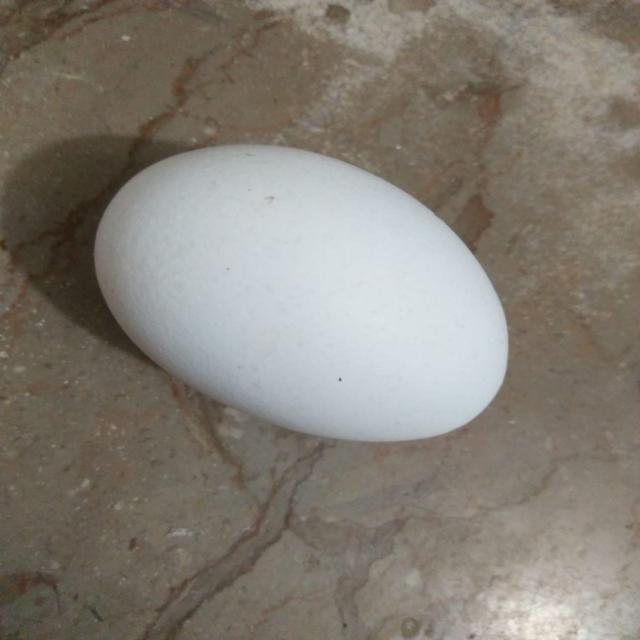
#> input picture data/egg.v1i.folder/test/egg/not_damaged_101_jpg.rf.479d12a2b41a5ec6d718dcdabd14b0c9.jpg, 640 x 640 px
$ python -i track_video.py   (imports and definitions only)
#> lines starting #> are read from the running program, lines starting #| are printed output that depends on the picture; after the words box and inside, x2 and y2 are one past the last pixel; in counts of white or black regions, pixels touching at a corner belong together
#> further down, picture is the input picture: shape (640, 640, 3); mean B, G, R 117.3, 126.4, 132.2
import argparse
from pathlib import Path
import cv2, numpy as np

try:
    from scipy.optimize import linear_sum_assignment
except Exception:
    linear_sum_assignment = None

def detect(frame):
    """Simple color/threshold segmentation starter; tune for the supplied video."""
    hsv=cv2.cvtColor(frame,cv2.COLOR_BGR2HSV)
#> hsv: shape (640, 640, 3); mean H, S, V 35, 43.4, 134.6
    # Broad low-saturation light-object cue; works only as an initial heuristic.
    mask=cv2.inRange(hsv,np.array([0,0,100]),np.array([180,120,255]))
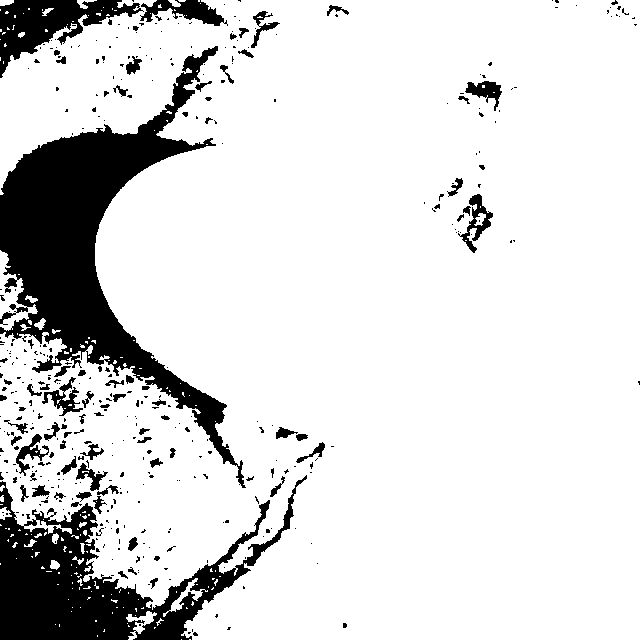
#> mask: shape (640, 640); 85.5% white; 409 black regions (330 under 20 px), largest, box (x1, y1, x2, y2) and area: (0, 46, 246, 488) 28193, (0, 475, 307, 640) 17480, (0, 0, 144, 78) 4415
    k=cv2.getStructuringElement(cv2.MORPH_ELLIPSE,(5,5))
    mask=cv2.morphologyEx(mask,cv2.MORPH_OPEN,k)
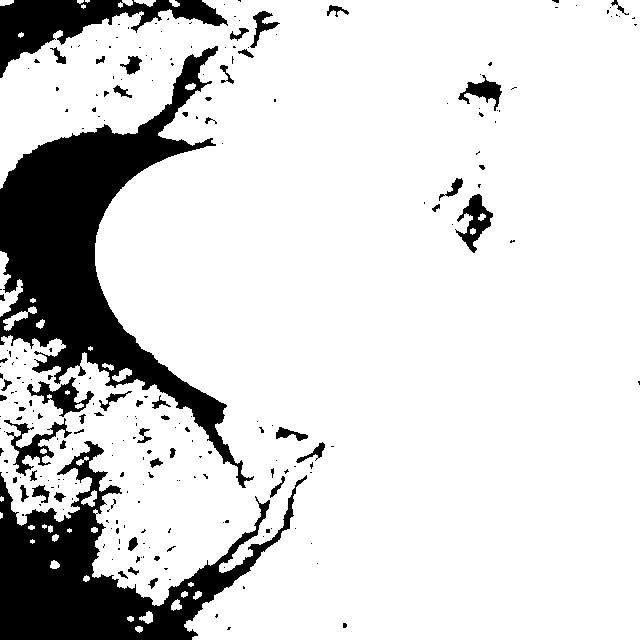
#> mask: shape (640, 640); 84.2% white; 239 black regions (187 under 20 px), largest, box (x1, y1, x2, y2) and area: (0, 46, 254, 488) 30140, (0, 441, 307, 640) 20586, (0, 0, 228, 78) 6205
    mask=cv2.morphologyEx(mask,cv2.MORPH_CLOSE,k,iterations=2)
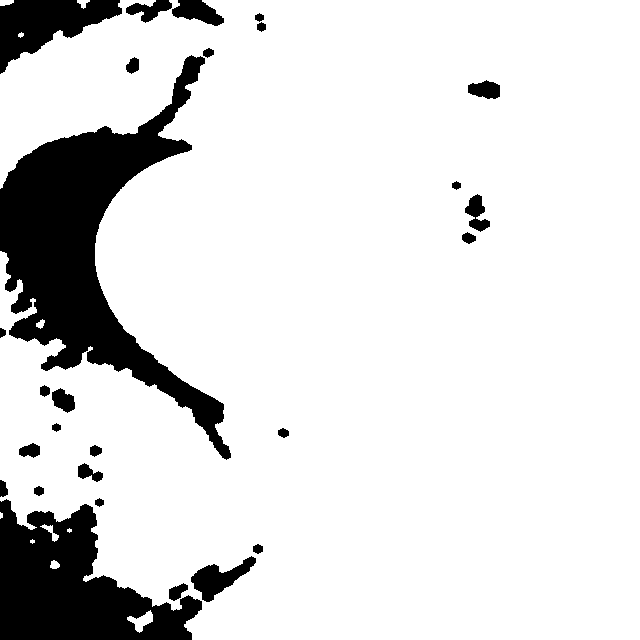
#> mask: shape (640, 640); 86.6% white; 27 black regions, largest, box (x1, y1, x2, y2) and area: (0, 55, 231, 460) 28564, (0, 499, 202, 640) 16093, (0, 0, 122, 74) 4554
    n,labels,stats,centroids=cv2.connectedComponentsWithStats(mask)
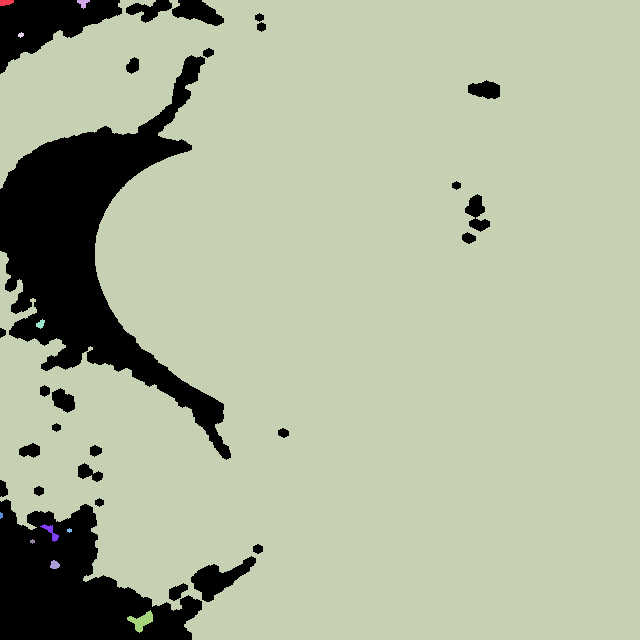
#> labels: shape (640, 640) int32; 12 distinct labels, from 0 to 11; one colour per label, 0 black
#> n = 12; stats = [[0, 0, 500, 640, 55014], [0, 0, 14, 6, 69], [77, 0, 13, 9, 65], [0, 0, 640, 640, 353878], [18, 32, 6, 6, 24], [36, 319, 9, 10, 55], [0, 512, 3, 7, 17], [40, 524, 19, 18, 108], [67, 528, 5, 5, 17], [30, 539, 5, 5, 17], [50, 560, 10, 9, 66], [127, 610, 26, 23, 270]]; centroids = [[92.97, 334], [5.71, 2.07], [82.72, 2.68], [355.2, 317], [20.5, 34.5], [40.18, 323.6], [0.882, 515], [50.66, 531.6], [69, 530], [32, 541], [54.29, 564.4], [141.2, 620.6]]
    detections=[]
    for i in range(1,n):
        area=stats[i,cv2.CC_STAT_AREA]
        if area < 250: continue
        detections.append({"mask":labels==i,"centroid":centroids[i],"area":area})
#> this loop made 11 passes
#> area on passes 1, 2, 3, 4, 5, 7, 10, 11: 69, 65, 353878, 24, 55, 108, 66, 270
#> after the loop, detections = 2 items
    return detections

# [58 lines left out: function main, not called in this run]

# [1 line not run here, left out]

>>> import cv2
>>> picture = cv2.imread('../data/egg.v1i.folder/test/egg/not_damaged_101_jpg.rf.479d12a2b41a5ec6d718dcdabd14b0c9.jpg')
>>> result = detect(picture)
#> result = 2 items

$ run again, on data/egg.v1i.folder/test/egg/not_damaged_14_jpg.rf.dc96559078b03433d2b65e5055904af1.jpg
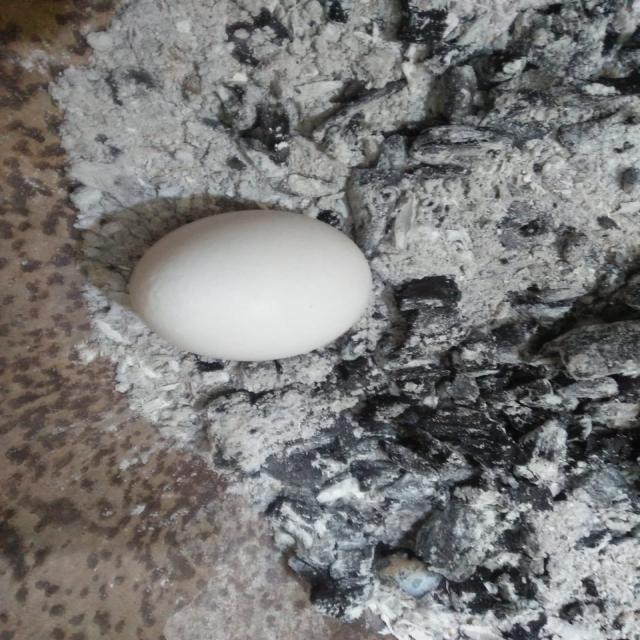
#> input picture data/egg.v1i.folder/test/egg/not_damaged_14_jpg.rf.dc96559078b03433d2b65e5055904af1.jpg, 640 x 640 px
#> picture is the input picture: shape (640, 640, 3); mean B, G, R 119.6, 120.5, 121.6
#> hsv: shape (640, 640, 3); mean H, S, V 67.7, 21.8, 125
#> in detect, `mask=cv2.inRange(hsv,np.array([0,0,100]),np.array([180,120,255]))`:
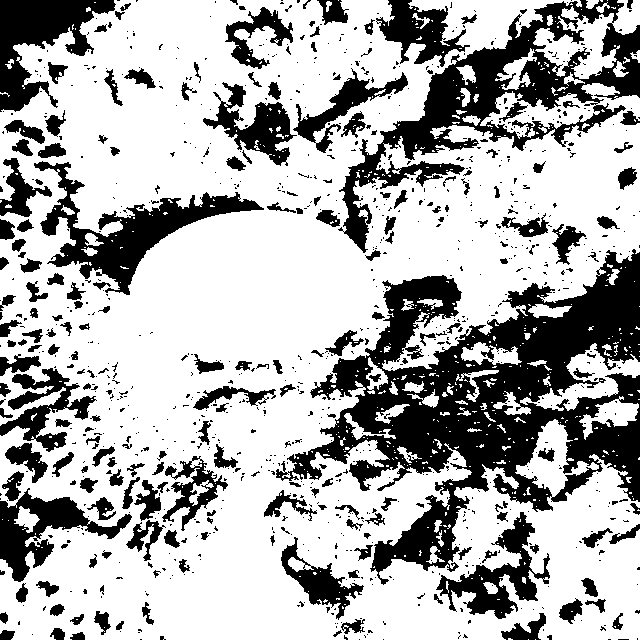
#> mask: shape (640, 640); 69.1% white; 1004 black regions (794 under 20 px), largest, box (x1, y1, x2, y2) and area: (276, 249, 640, 585) 44931, (338, 0, 640, 253) 17436, (34, 161, 264, 295) 7698
#> in detect, `n,labels,stats,centroids=cv2.connectedComponentsWithStats(mask)`:
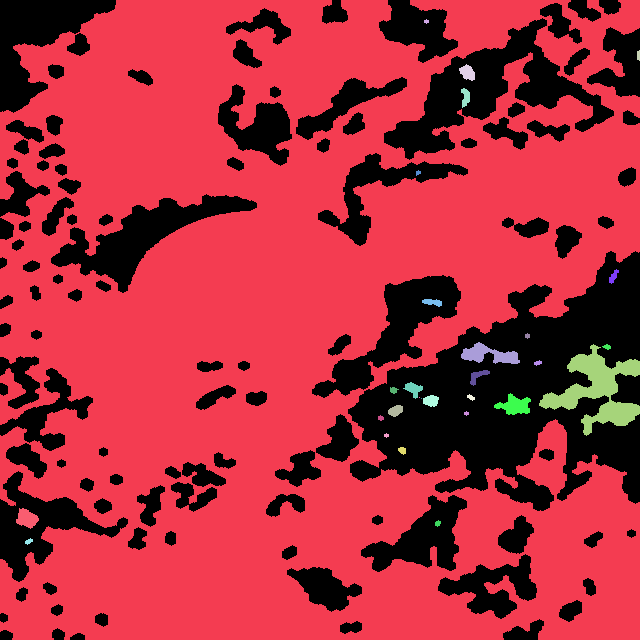
#> labels: shape (640, 640) int32; 30 distinct labels, from 0 to 29; one colour per label, 0 black
#> n = 30; stats = 30 rows, first 6: [0, 0, 640, 640, 118130], [0, 0, 640, 640, 285096], [424, 19, 5, 5, 17], [637, 50, 3, 11, 29], [459, 64, 16, 17, 178], [461, 88, 9, 20, 118]; centroids = 30 pairs, first value 26.47 to 638.1, second value 21 to 541
#> the loop in detect, `for i in range(1,n):` made 29 passes
#> area on passes 1, 3, 4, 5, 6, 7, 8, 9: 285096, 29, 178, 118, 20, 75, 105, 22
#> after the loop in detect, `for i in range(1,n):`: detections = 5 items
